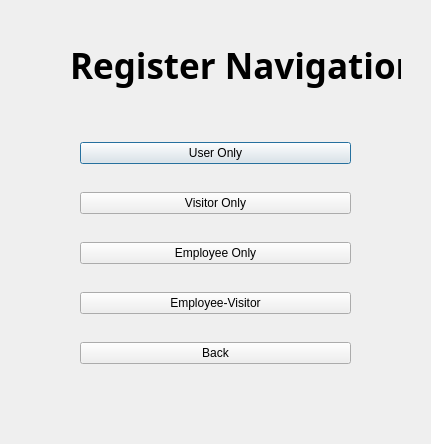
<?xml version="1.0" encoding="UTF-8"?>
<ui version="4.0">
 <class>Regster_Navigation</class>
 <widget class="QDialog" name="Regster_Navigation">
  <property name="geometry">
   <rect>
    <x>0</x>
    <y>0</y>
    <width>431</width>
    <height>444</height>
   </rect>
  </property>
  <property name="windowTitle">
   <string>Register Navigation</string>
  </property>
  <widget class="QWidget" name="verticalLayoutWidget">
   <property name="geometry">
    <rect>
     <x>80</x>
     <y>120</y>
     <width>271</width>
     <height>271</height>
    </rect>
   </property>
   <layout class="QVBoxLayout" name="verticalLayout">
    <item>
     <widget class="QPushButton" name="user_btn">
      <property name="text">
       <string>User Only</string>
      </property>
     </widget>
    </item>
    <item>
     <widget class="QPushButton" name="visitor_btn">
      <property name="text">
       <string>Visitor Only</string>
      </property>
     </widget>
    </item>
    <item>
     <widget class="QPushButton" name="employee_btn">
      <property name="text">
       <string>Employee Only</string>
      </property>
     </widget>
    </item>
    <item>
     <widget class="QPushButton" name="employee_visitor_btn">
      <property name="text">
       <string>Employee-Visitor</string>
      </property>
     </widget>
    </item>
    <item>
     <widget class="QPushButton" name="back_btn">
      <property name="text">
       <string>Back</string>
      </property>
     </widget>
    </item>
   </layout>
  </widget>
  <widget class="QLabel" name="label">
   <property name="geometry">
    <rect>
     <x>70</x>
     <y>40</y>
     <width>331</width>
     <height>51</height>
    </rect>
   </property>
   <property name="font">
    <font>
     <family>STIX</family>
     <pointsize>26</pointsize>
     <weight>75</weight>
     <bold>true</bold>
    </font>
   </property>
   <property name="text">
    <string>Register Navigation</string>
   </property>
  </widget>
 </widget>
 <resources/>
 <connections/>
</ui>
